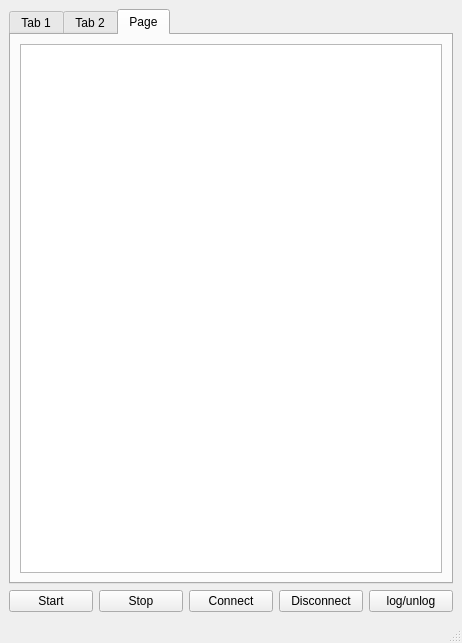
<?xml version="1.0" encoding="UTF-8"?>
<ui version="4.0">
 <class>MainWindow</class>
 <widget class="QMainWindow" name="MainWindow">
  <property name="geometry">
   <rect>
    <x>0</x>
    <y>0</y>
    <width>462</width>
    <height>643</height>
   </rect>
  </property>
  <property name="windowTitle">
   <string>MainWindow</string>
  </property>
  <widget class="QWidget" name="centralwidget">
   <layout class="QVBoxLayout" name="verticalLayout">
    <item>
     <widget class="QTabWidget" name="tabWidget">
      <property name="currentIndex">
       <number>2</number>
      </property>
      <widget class="QWidget" name="tab">
       <attribute name="title">
        <string>Tab 1</string>
       </attribute>
       <layout class="QVBoxLayout" name="verticalLayout_3">
        <item>
         <widget class="QPlainTextEdit" name="out"/>
        </item>
        <item>
         <widget class="QLineEdit" name="le_cmd"/>
        </item>
       </layout>
      </widget>
      <widget class="QWidget" name="tab_2">
       <attribute name="title">
        <string>Tab 2</string>
       </attribute>
       <layout class="QVBoxLayout" name="verticalLayout_2">
        <item>
         <widget class="QTextBrowser" name="browser"/>
        </item>
       </layout>
      </widget>
      <widget class="QWidget" name="tab_3">
       <attribute name="title">
        <string>Page</string>
       </attribute>
       <layout class="QVBoxLayout" name="verticalLayout_4">
        <item>
         <widget class="QTableWidget" name="table">
          <property name="font">
           <font>
            <family>Courier 10 Pitch</family>
           </font>
          </property>
         </widget>
        </item>
       </layout>
      </widget>
     </widget>
    </item>
    <item>
     <layout class="QHBoxLayout" name="horizontalLayout">
      <item>
       <widget class="QPushButton" name="btn_start">
        <property name="text">
         <string>Start</string>
        </property>
       </widget>
      </item>
      <item>
       <widget class="QPushButton" name="btn_stop">
        <property name="text">
         <string>Stop</string>
        </property>
       </widget>
      </item>
      <item>
       <widget class="QPushButton" name="btn_connect">
        <property name="text">
         <string>Connect</string>
        </property>
       </widget>
      </item>
      <item>
       <widget class="QPushButton" name="btn_disconnect">
        <property name="text">
         <string>Disconnect</string>
        </property>
       </widget>
      </item>
      <item>
       <widget class="QPushButton" name="btn_unlog">
        <property name="text">
         <string>log/unlog</string>
        </property>
       </widget>
      </item>
     </layout>
    </item>
   </layout>
  </widget>
  <widget class="QMenuBar" name="menubar">
   <property name="geometry">
    <rect>
     <x>0</x>
     <y>0</y>
     <width>462</width>
     <height>20</height>
    </rect>
   </property>
  </widget>
  <widget class="QStatusBar" name="statusbar"/>
 </widget>
 <resources/>
 <connections/>
</ui>
